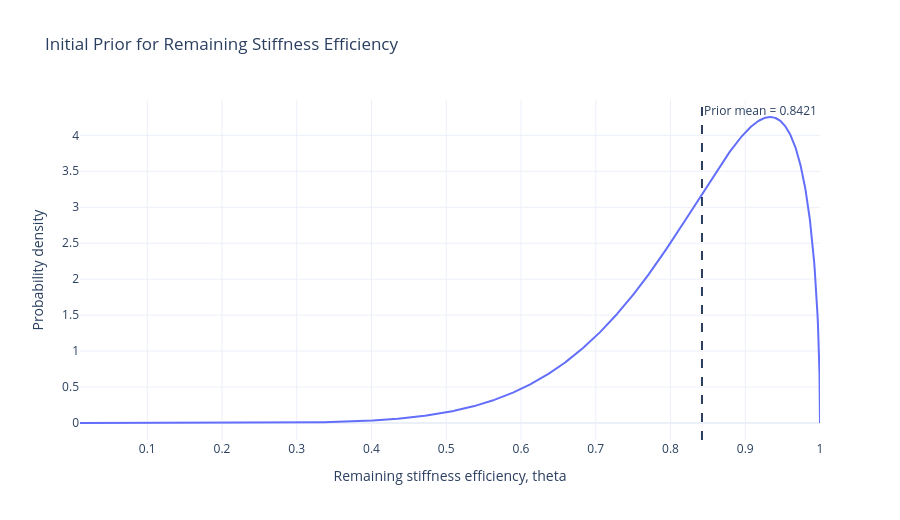

The cell this chart's notebook holds for it:
### Markdown cell above
## 1. Prior Belief Boundaries

The initial belief about the remaining stiffness efficiency factor is

$$
\Theta\sim\operatorname{Beta}(8,1.5).
$$

The Beta probability density function is

$$
f_{\Theta}^{(0)}(\theta)
=
\frac{1}{B(8,1.5)}
\theta^{8-1}(1-\theta)^{1.5-1},
\qquad 0<\theta<1.
$$

The expected value of a Beta distribution is

$$
E[\Theta]
=
\frac{\alpha}{\alpha+\beta}.
$$

Therefore,

$$
E[\Theta^{(0)}]
=
\frac{8}{8+1.5}
=
\frac{8}{9.5}
\approx 0.8421.
$$

The prior mean indicates that the component is expected to retain approximately 84.21% of its original stiffness before sensor measurements are collected. The distribution places most of its probability mass close to the healthy end of the physical range because $\alpha$ is much larger than $\beta$.

This is an appropriate initial engineering prior because a component that has passed manufacturing inspection and entered service without a known impact event is normally expected to be mostly healthy. However, the distribution still assigns nonzero probability to lower stiffness values. Therefore, the model remains capable of learning that degradation has occurred when the sensor measurements provide sufficient evidence.

### Code cell
theta_grid_prior = np.linspace(0.01, 1.0, 1500)

prior_density = beta_distribution.pdf(
    theta_grid_prior,
    8,
    1.5,
)

prior_density = prior_density / np.trapezoid(
    prior_density,
    theta_grid_prior,
)

prior_mean_analytical = 8 / (8 + 1.5)

fig = go.Figure()

fig.add_trace(
    go.Scatter(
        x=theta_grid_prior,
        y=prior_density,
        mode="lines",
        name="Beta(8, 1.5) prior",
    )
)

fig.add_vline(
    x=prior_mean_analytical,
    line_dash="dash",
    annotation_text=f"Prior mean = {prior_mean_analytical:.4f}",
)

fig.update_layout(
    title="Initial Prior for Remaining Stiffness Efficiency",
    xaxis_title="Remaining stiffness efficiency, theta",
    yaxis_title="Probability density",
    template="plotly_white",
    width=900,
    height=520,
)

fig.show()

print(f"Expected prior stiffness efficiency: {prior_mean_analytical:.4f}")

### Figure 1 — Plotly figure (JSON) as saved in the notebook; plotly's stock layout.template omitted (floating-point values rounded to 4 significant figures; data arrays with more than 128 entries replaced by an {"elided": "..."} marker saying what was removed)
{"data": [{"mode": "lines", "name": "Beta(8, 1.5) prior", "type": "scatter", "x": {"elided": "1500 float values"}, "y": {"elided": "1500 float values"}}], "layout": {"annotations": [{"showarrow": false, "text": "Prior mean = 0.8421", "x": 0.8421, "xanchor": "left", "xref": "x", "y": 1, "yanchor": "top", "yref": "y domain"}], "height": 520, "shapes": [{"line": {"dash": "dash"}, "type": "line", "x0": 0.8421, "x1": 0.8421, "xref": "x", "y0": 0, "y1": 1, "yref": "y domain"}], "title": {"text": "Initial Prior for Remaining Stiffness Efficiency"}, "width": 900, "xaxis": {"title": {"text": "Remaining stiffness efficiency, theta"}}, "yaxis": {"title": {"text": "Probability density"}}}}
